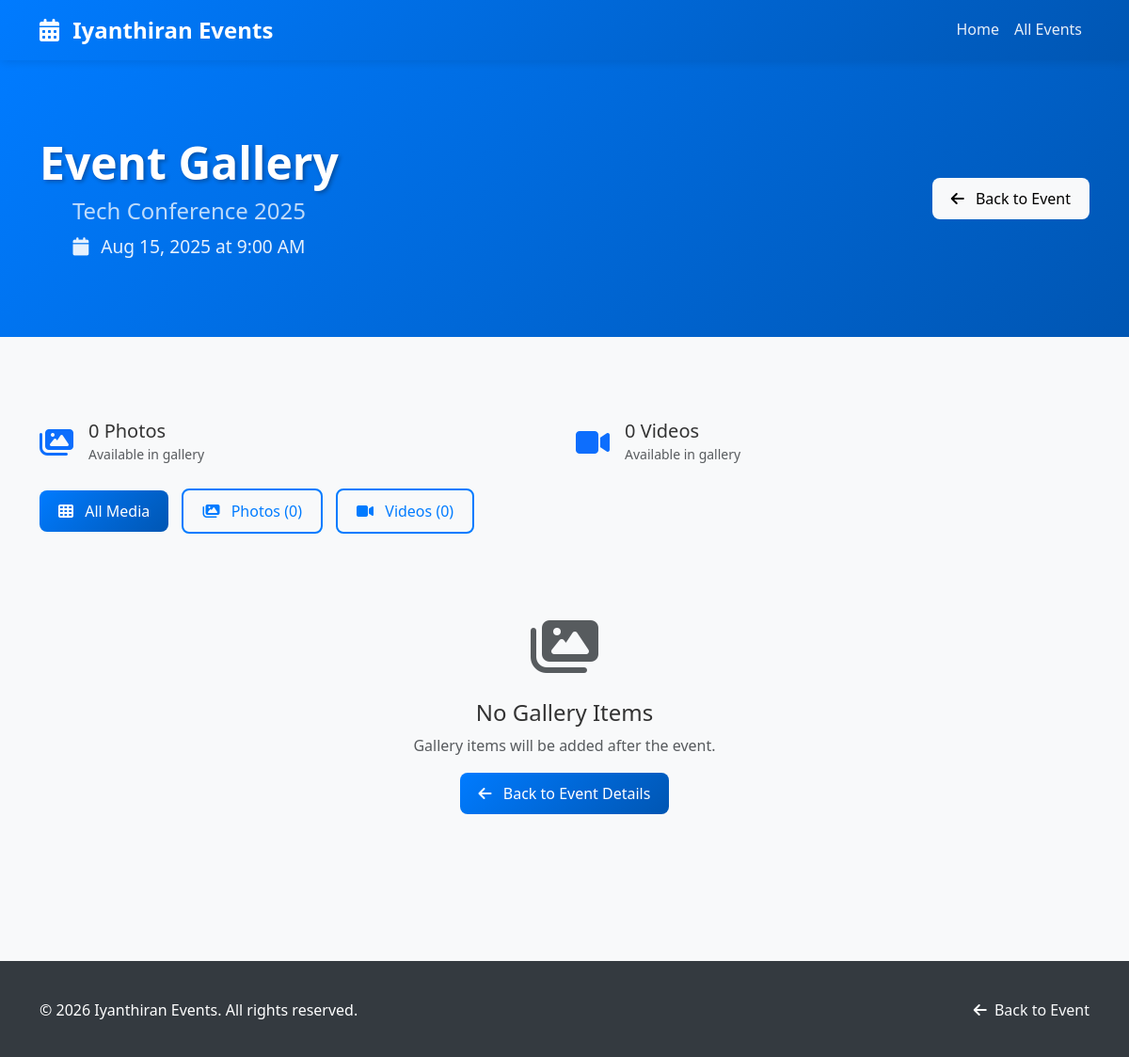
Screenshot of /gallery.php?event_id=1 with the database file from the repository.
### tables this page shows
CREATE TABLE events (
  id SERIAL PRIMARY KEY,
  title VARCHAR(255) NOT NULL,
  slug VARCHAR(255) NOT NULL UNIQUE,
  description TEXT,
  date DATE NOT NULL,
  time TIME NOT NULL,
  venue TEXT NOT NULL,
  banner_image VARCHAR(255) DEFAULT NULL,
  youtube_url VARCHAR(500) DEFAULT NULL,
  is_paid BOOLEAN NOT NULL DEFAULT FALSE,
  price DECIMAL(10,2) DEFAULT 0.00,
  max_registrations INTEGER DEFAULT NULL,
  status VARCHAR(20) NOT NULL DEFAULT 'upcoming' CHECK (status IN ('upcoming','live','past')),
  is_hidden BOOLEAN NOT NULL DEFAULT FALSE,
  created_at TIMESTAMP NOT NULL DEFAULT CURRENT_TIMESTAMP,
  updated_at TIMESTAMP NOT NULL DEFAULT CURRENT_TIMESTAMP
);

### includes/db.php (called while the page is built, shortened)
<?php
class Database {
    private $connection;
    private static $instance = null;
    private function __construct() {
        try {
            $this->connection = new PDO(
                "mysql:host=" . DB_HOST . ";port=" . DB_PORT . ";dbname=" . DB_NAME . ";charset=utf8mb4",
                DB_USER,
                DB_PASS,
                array(
                    PDO::ATTR_ERRMODE => PDO::ERRMODE_EXCEPTION,
                    PDO::ATTR_DEFAULT_FETCH_MODE => PDO::FETCH_ASSOC,
                    PDO::ATTR_EMULATE_PREPARES => false
                )
            );
        } catch(PDOException $e) {
            die("Connection failed: " . $e->getMessage());
        }
    }
    public static function getInstance() {
        if (self::$instance === null) {
            self::$instance = new self();
        }
        return self::$instance;
    }
    public function query($sql, $params = []) {
        try {
            $stmt = $this->connection->prepare($sql);
            $stmt->execute($params);
            return $stmt;
        } catch(PDOException $e) {
            error_log("Database Error: " . $e->getMessage());
            return false;
        }
    }
    public function fetchAll($sql, $params = []) {
        $stmt = $this->query($sql, $params);
        return $stmt ? $stmt->fetchAll() : [];
    }
    public function fetchOne($sql, $params = []) {
        $stmt = $this->query($sql, $params);
        return $stmt ? $stmt->fetch() : false;
    }
}
function getDB() {
    return Database::getInstance();
}
?>

### includes/functions.php (called while the page is built, shortened)
<?php
require_once 'db.php';
require_once 'hashid.php';
function getEventById($id) {
    $db = getDB();
    $sql = "SELECT * FROM events WHERE id = ?";
    return $db->fetchOne($sql, [$id]);
}
function formatDate($date, $format = 'M d, Y') {
    return date($format, strtotime($date));
}
function formatTime($time, $format = 'g:i A') {
    return date($format, strtotime($time));
}
function getGalleryItems($event_id, $type = null) {
    $db = getDB();
    $where = "event_id = ?";
    $params = [$event_id];
    if ($type) {
        $where .= " AND media_type = ?";
        $params[] = $type;
    }
    $sql = "SELECT * FROM gallery WHERE $where ORDER BY created_at DESC";
    return $db->fetchAll($sql, $params);
}
?>

### includes/hashid.php (called while the page is built, shortened)
<?php
class SimpleHashId {
    private static $alphabet = '0123456789abcdefghijklmnopqrstuvwxyzABCDEFGHIJKLMNOPQRSTUVWXYZ';
    private static $base = 62;
    public static function encode($num) {
        $encoded = '';
        while ($num > 0) {
            $encoded = self::$alphabet[$num % self::$base] . $encoded;
            $num = intval($num / self::$base);
        }
        $salt = substr(md5(HASH_SALT . $num), 0, 2);
        return $salt . $encoded;
    }
}
function encodeId($id) {
    return SimpleHashId::encode($id);
}
?>

### gallery.php (the view, shortened to what this page needs)
<?php
require_once 'includes/functions.php';
$event_id = isset($_GET['event_id']) ? intval($_GET['event_id']) : 0;
$event = getEventById($event_id);
$gallery_photos = getGalleryItems($event['id'], 'photo');
$gallery_videos = getGalleryItems($event['id'], 'video');
?>
<!DOCTYPE html>
<html lang="en">
<head>
    <link href="https://cdn.jsdelivr.net/npm/bootstrap@5.3.0/dist/css/bootstrap.min.css" rel="stylesheet">
    <link href="https://cdnjs.cloudflare.com/ajax/libs/font-awesome/6.4.0/css/all.min.css" rel="stylesheet">
    <link href="assets/css/style.css" rel="stylesheet">
</head>
<body data-page-name="gallery" data-event-id="<?= $event['id'] ?>">
    <nav class="navbar navbar-expand-lg navbar-dark">
        <div class="container">
            <a class="navbar-brand" href="index.php">
                <i class="fas fa-calendar-alt me-2"></i>
                <?= SITE_NAME ?>
            </a>
            <div class="collapse navbar-collapse" id="navbarNav">
                <ul class="navbar-nav ms-auto">
                    <li class="nav-item">
                        <a class="nav-link" href="index.php">Home</a>
                    </li>
                    <li class="nav-item">
                        <a class="nav-link" href="events.php">All Events</a>
                    </li>
                </ul>
            </div>
        </div>
    </nav>
    <section class="hero-section">
        <div class="container">
            <div class="d-flex justify-content-between align-items-center">
                <div>
                    <h1 class="mb-2">Event Gallery</h1>
                    <h4 class="opacity-75"><?= htmlspecialchars($event['title']) ?></h4>
                    <p class="lead mb-0">
                        <i class="fas fa-calendar me-2"></i>
                        <?= formatDate($event['date']) ?> at <?= formatTime($event['time']) ?>
                    </p>
                </div>
                <a href="event/<?= encodeId($event['id']) ?>" class="btn btn-light">
                    <i class="fas fa-arrow-left me-2"></i>
                    Back to Event
                </a>
            </div>
        </div>
    </section>
    <section class="py-5">
        <div class="container">
            <div class="row mb-4">
                <div class="col-md-6">
                    <div class="d-flex align-items-center">
                        <i class="fas fa-images fa-2x text-primary me-3"></i>
                        <div>
                            <h5 class="mb-0"><?= count($gallery_photos) ?> Photos</h5>
                            <small class="text-muted">Available in gallery</small>
                        </div>
                    </div>
                </div>
                <div class="col-md-6">
                    <div class="d-flex align-items-center">
                        <i class="fas fa-video fa-2x text-primary me-3"></i>
                        <div>
                            <h5 class="mb-0"><?= count($gallery_videos) ?> Videos</h5>
                            <small class="text-muted">Available in gallery</small>
                        </div>
                    </div>
                </div>
            </div>
            <div class="gallery-filter">
                <button class="btn btn-primary filter-btn active" data-filter="all">
                    <i class="fas fa-th me-2"></i>
                    All Media
                </button>
                <button class="btn btn-outline-primary filter-btn" data-filter="photo">
                    <i class="fas fa-images me-2"></i>
                    Photos (<?= count($gallery_photos) ?>)
                </button>
                <button class="btn btn-outline-primary filter-btn" data-filter="video">
                    <i class="fas fa-video me-2"></i>
                    Videos (<?= count($gallery_videos) ?>)
                </button>
            </div>
            <?php if (empty($gallery_photos) && empty($gallery_videos)): ?>
                <div class="text-center py-5">
                    <i class="fas fa-images fa-4x text-muted mb-4"></i>
                    <h4>No Gallery Items</h4>
                    <p class="text-muted">Gallery items will be added after the event.</p>
                    <a href="event/<?= encodeId($event['id']) ?>" class="btn btn-primary">
                        <i class="fas fa-arrow-left me-2"></i>
                        Back to Event Details
                    </a>
                </div>
            <?php endif; ?>
        </div>
    </section>
    <footer class="footer">
        <div class="container">
            <div class="row">
                <div class="col-md-6">
                    <p>&copy; <?= date('Y') ?> <?= SITE_NAME ?>. All rights reserved.</p>
                </div>
                <div class="col-md-6 text-md-end">
                    <a href="event/<?= encodeId($event['id']) ?>" class="text-light">
                        <i class="fas fa-arrow-left me-1"></i>
                        Back to Event
                    </a>
                </div>
            </div>
        </div>
    </footer>
</body>
</html>

### assets/css/style.css (style rules this page uses)
:root { --primary-color: #007bff; --secondary-color: #6c757d; --success-color: #28a745; --danger-color: #dc3545; --warning-color: #ffc107; --info-color: #17a2b8; --light-color: #f8f9fa; --dark-color: #343a40; --border-radius: 8px; --box-shadow: 0 0.125rem 0.25rem rgba(0, 0, 0, 0.075); --transition: all 0.3s ease; }
* { margin: 0; padding: 0; box-sizing: border-box; }
body { font-family: 'Segoe UI', Tahoma, Geneva, Verdana, sans-serif; line-height: 1.6; color: #333; background-color: #f8f9fa; }
.navbar { background: linear-gradient(135deg, var(--primary-color), #0056b3); box-shadow: 0 2px 10px rgba(0, 0, 0, 0.1); }
.navbar-brand { font-weight: bold; font-size: 1.5rem; color: white !important; }
.navbar-nav .nav-link { color: rgba(255, 255, 255, 0.9) !important; font-weight: 500; transition: var(--transition); }
.hero-section { background: linear-gradient(135deg, var(--primary-color), #0056b3); color: white; padding: 80px 0; text-align: center; margin-bottom: 40px; }
.hero-section h1 { font-size: 3rem; font-weight: bold; margin-bottom: 20px; text-shadow: 2px 2px 4px rgba(0, 0, 0, 0.3); }
.hero-section p { font-size: 1.2rem; margin-bottom: 30px; opacity: 0.9; }
.btn { border-radius: var(--border-radius); font-weight: 500; padding: 10px 20px; transition: var(--transition); border: none; }
.btn-primary { background: linear-gradient(135deg, var(--primary-color), #0056b3); border: none; }
.btn-outline-primary { border: 2px solid var(--primary-color); color: var(--primary-color); }
.footer { background: var(--dark-color); color: white; padding: 40px 0 20px; margin-top: 60px; }
.footer a { color: rgba(255, 255, 255, 0.7); text-decoration: none; transition: var(--transition); }

### gallery.php (style rules this page uses)
.gallery-filter { margin-bottom: 30px; }
.filter-btn { margin-right: 10px; margin-bottom: 10px; }

### rows the page displays
events: title "Tech Conference 2025", date "Aug 15, 2025", time "9:00 AM"

### other values shown
SITE_NAME "Iyanthiran Events"
count($gallery_photos) "0"
count($gallery_videos) "0"
